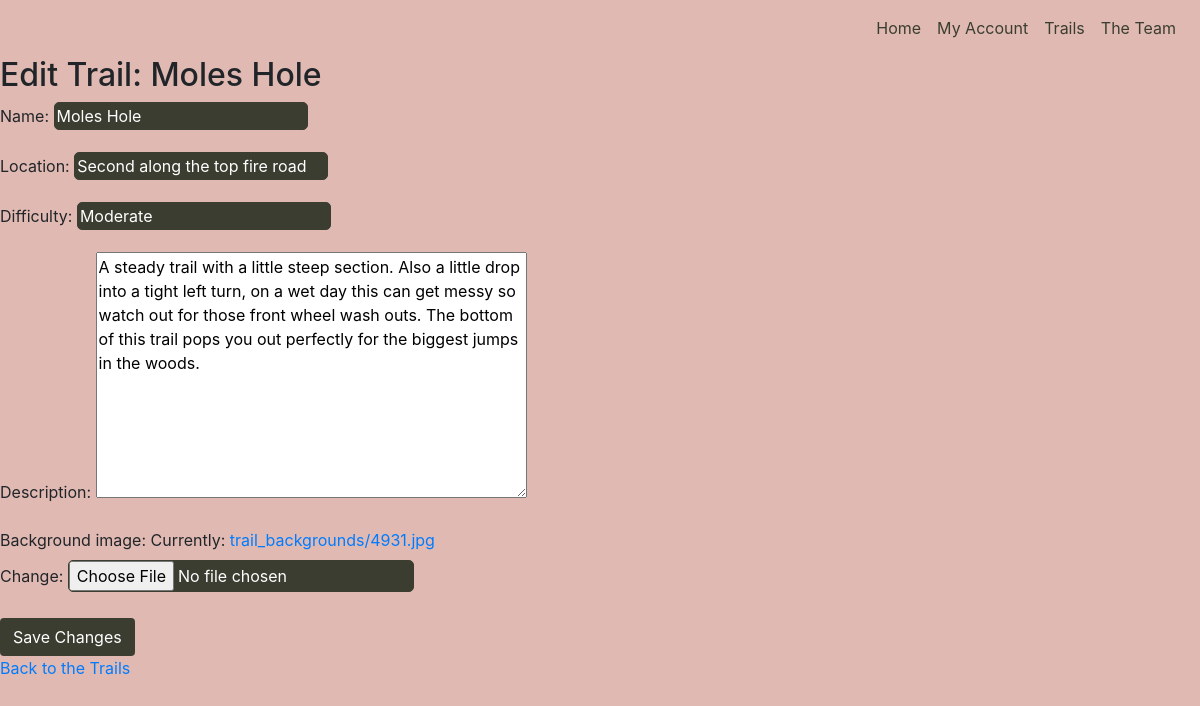
Page /trails/edit_trail/4/ on the committed database.
### trails/models.py (models this page shows, shortened)
class Trail(models.Model):
    name = models.CharField(max_length=200)
    location = models.CharField(max_length=200)
    difficulty = models.CharField(max_length=50)
    description = models.TextField()
    background_image = models.ImageField(upload_to='trail_backgrounds/', null=True)

### trails/views.py (the view)
# urls.py: path('edit_trail/<int:trail_id>/', edit_trail, name='edit_trail'),
def edit_trail(request, trail_id):
    trail = get_object_or_404(Trail, id=trail_id)
    if request.method == 'POST':
        form = TrailForm(request.POST, request.FILES, instance=trail)
        if form.is_valid():
            form.save()
            return redirect('trails')
    else:
        form = TrailForm(instance=trail)
    return render(request, 'trails/edit_trail.html', {'form': form, 'trail': trail})

### trails/forms.py
class TrailForm(forms.ModelForm):
    class Meta:
        model = Trail
        fields = ['name', 'location', 'difficulty', 'description', 'background_image']

### trails/templates/trails/edit_trail.html (shortened to what this page needs)
{% extends "base.html" %}
{% load static %}
{% block extra_css %}
    <link rel="stylesheet" href="{% static 'trails/css/trails.css' %}">
{% endblock %}
{% block content %}
    <h2>Edit Trail: {{ trail.name }}</h2>
    <form method="POST" enctype="multipart/form-data">
        {{ form.as_p }}
        <button type="submit" class="btn">Save Changes</button>
    </form>
    <a href="{% url 'trails' %}">Back to the Trails</a>
{% endblock %}

### static/css/base.css (style rules this page uses)
html { height: 100%; }
.btn { background-color: #3b3d30; color: white; margin-top: 10px; }
form input { background-color: #3b3d30; color: white; border: solid 1px #3b3d30; border-radius: 5px; }

### rows in the picture
Trail: name "Moles Hole", location "Second along the top fire road", difficulty "Moderate", description "A steady trail with a little steep section. Also a little drop into a tight left turn, on a wet day this can get messy so watch out for those front wheel wash outs. The bottom of this trail pops you out perfectly for the biggest jumps in the woods."
